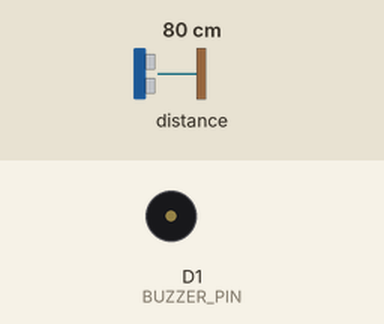
Bench run of a sketch on a simulated ESP8266 (NodeMCU). On the bench: buzzer (waves = sounding, pin HIGH). Wiring (inferred from the names in the program): ultrasonic range finder: trigger D2; echo D3. Inputs (shaded band) come from the test bench; at power-on: distance to the obstacle 80 cm. The echo pulse lasts 58.3 µs per cm; WiFi joins after 1.5 s; servers stay silent unless stated; random numbers use the default seed unless the sketch sets one; pins used as bus, display or sensor lines are not drawn; what the sketch prints to the serial monitor is not drawn.

Above: at 2.7 s.
2.8 s: distance to the obstacle set to 23 cm
4.3 s: distance to the obstacle set to 18 cm
At 5.1 s:
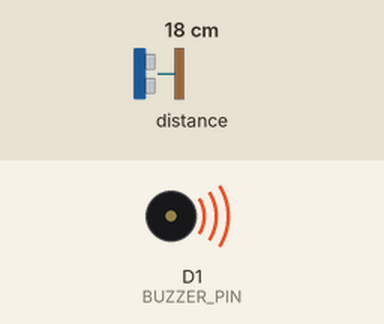
5.8 s: distance to the obstacle set to 35 cm
At 7.0 s:
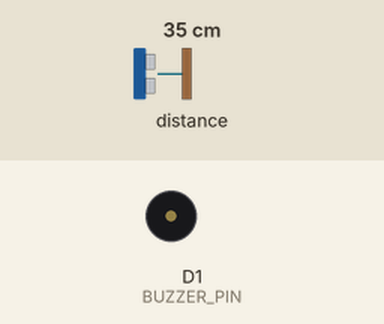
7.3 s: distance to the obstacle set to 2 cm
At 8.5 s:
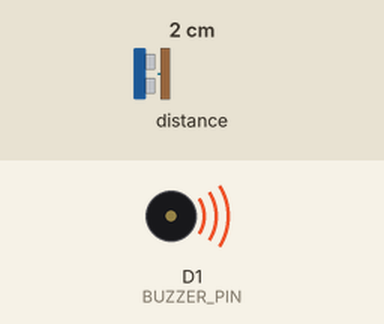
Timing chart, 0 to 9.8 s (numbered marks = the images above; inputs shaded):
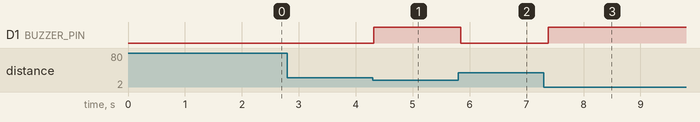

The sketch:

C25FT289.ino
```cpp
#include <ESP8266WiFi.h>
#include <ESP8266WebServer.h>
#include <OneWire.h>
#include <DallasTemperature.h>
#include <ArduinoJson.h>

#define ONE_WIRE_BUS D4
#define PULSE_PIN A0
#define TRIG_PIN D2
#define ECHO_PIN D3
#define BUZZER_PIN D1

OneWire oneWire(ONE_WIRE_BUS);
DallasTemperature sensors(&oneWire);

const char* ssid = "BSNL3G";
const char* password = "Asdf1234..";

ESP8266WebServer server(80);  // Create web server on port 80

WiFiClient wifiClient; // Create a WiFi client instance

float temperature = 37.0;
int pulseRate = 80;
float distance = 0.0;

// Function to measure distance
float measureDistance() {
  digitalWrite(TRIG_PIN, LOW);
  delayMicroseconds(2);
  digitalWrite(TRIG_PIN, HIGH);
  delayMicroseconds(10);
  digitalWrite(TRIG_PIN, LOW);

  long duration = pulseIn(ECHO_PIN, HIGH);
  return (duration * 0.034) / 2.0;
}

void handleRoot() {
  sensors.requestTemperatures();
  temperature = sensors.getTempCByIndex(0);
  pulseRate = 80 + random(-10, 10);
  distance = measureDistance();

  // Create a JSON object to store the data
  StaticJsonDocument<512> doc;
  JsonObject readings = doc.createNestedObject("readings");
  readings["temperature"] = temperature;
  readings["pulseRate"] = pulseRate;
  readings["distance"] = distance;

  String output;
  serializeJson(doc, output);  // Serialize JSON data to string

  // Serve HTML page with icons and basic CSS
  String html = "<!DOCTYPE html><html lang='en'><head><meta charset='UTF-8'><meta name='viewport' content='width=device-width, initial-scale=1.0'><title>NodeMCU Sensor Data</title><link href='https://cdnjs.cloudflare.com/ajax/libs/font-awesome/6.0.0-beta3/css/all.min.css' rel='stylesheet'><style>body{font-family:Arial,sans-serif;background:#f4f4f4;color:#333;margin:0;padding:0;display:flex;justify-content:center;align-items:center;height:100vh;flex-direction:column;}h1{text-align:center;color:#4CAF50;font-size:36px;margin-bottom:20px;} .sensor-data{display:flex;justify-content:space-around;margin-top:20px;width:100%;max-width:800px;flex-wrap:wrap;}.data-card{background-color:#ffffff;box-shadow:0 4px 8px rgba(0,0,0,0.1);border-radius:10px;padding:20px;margin:15px;width:200px;text-align:center;}.data-card i{font-size:50px;color:#4CAF50;margin-bottom:10px;}.data-card h3{font-size:22px;color:#333;}.data-card p{font-size:18px;color:#555;}.data-card-back{display:none;}</style></head><body><h1>NodeMCU Sensor Data</h1><div class='sensor-data'><div class='data-card'><i class='fas fa-thermometer-half'></i><h3>Temperature</h3><p>" + String(temperature) + " °C</p></div><div class='data-card'><i class='fas fa-heartbeat'></i><h3>Pulse Rate</h3><p>" + String(pulseRate) + " bpm</p></div><div class='data-card'><i class='fas fa-ruler-combined'></i><h3>Distance</h3><p>" + String(distance) + " cm</p></div></div></body></html>";

  server.send(200, "text/html", html);  // Send the HTML response
}

void setup() {
  Serial.begin(115200);
  sensors.begin();

  pinMode(TRIG_PIN, OUTPUT);
  pinMode(ECHO_PIN, INPUT);
  pinMode(BUZZER_PIN, OUTPUT);

  WiFi.begin(ssid, password);
  Serial.print("Connecting to WiFi");
  while (WiFi.status() != WL_CONNECTED) {
    delay(500);
    Serial.print(".");
  }
  Serial.println("\nWiFi connected");
  Serial.print("IP Address: ");
  Serial.println(WiFi.localIP());

  // Setup HTTP server
  server.on("/", handleRoot);  // Handle root ("/") URL with handleRoot function
  server.begin();  // Start the server
}

void loop() {
  server.handleClient();  // Handle incoming client requests

  // Measure distance
  distance = measureDistance();

  // Check if distance is less than 20 cm and ring the buzzer
  if (distance < 20.0) {
    digitalWrite(BUZZER_PIN, HIGH);  // Turn on the buzzer
  } else {
    digitalWrite(BUZZER_PIN, LOW);   // Turn off the buzzer
  }

  delay(100);  // Small delay to avoid overloading the server
}
```

Measured:
- the behaviour switches between 21 and 20 cm on distance to the obstacle (found by bisection; images 0 and 1)
- after the input at 2.8 s, every drawn part: stays the same
- after the input at 4.3 s, D1 (BUZZER_PIN): LOW → HIGH at once
- after the input at 5.8 s, D1 (BUZZER_PIN): HIGH → LOW at once
- after the input at 7.3 s, D1 (BUZZER_PIN): LOW → HIGH after 0.08 s
